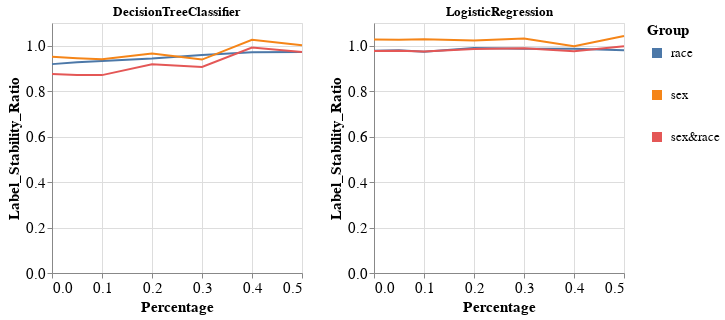

The code cell stored with this chart in its notebook:
### Markdown cell above
### Specific group metric per dataset, experiment iteration, and multiple models

### Code cell
visualizer.create_groups_grid_pct_lines_per_model_plot(group_metric='Label_Stability_Ratio',
                                                       target_preprocessing_technique=PREPROCESSING_TECHNIQUES[0],
                                                       model_names=MODEL_NAMES[:2])

### Figure 1 — Vega-Lite specification as saved in the notebook (floating-point values rounded to 4 significant figures)
{"config": {"view": {"continuousWidth": 400, "continuousHeight": 300}, "axis": {"labelFontSize": 15, "titleFontSize": 15}, "legend": {"labelFontSize": 13, "symbolStrokeWidth": 10, "titleFontSize": 15}}, "vconcat": [{"hconcat": [{"mark": "line", "encoding": {"color": {"field": "Group", "type": "nominal"}, "x": {"field": "Percentage", "type": "quantitative"}, "y": {"field": "Metric_Value", "title": "Label_Stability_Ratio", "type": "quantitative"}}, "height": 250, "title": "DecisionTreeClassifier", "width": 250}, {"data": {"name": "data-4a765dc2e479dd7e9ca568825c5775bc"}, "mark": "line", "encoding": {"color": {"field": "Group", "type": "nominal"}, "x": {"field": "Percentage", "type": "quantitative"}, "y": {"field": "Metric_Value", "title": "Label_Stability_Ratio", "type": "quantitative"}}, "height": 250, "title": "LogisticRegression", "width": 250}]}], "data": {"name": "data-da260e5039a2113def30f35fd49caae8"}, "$schema": "https://vega.github.io/schema/vega-lite/v4.17.0.json", "datasets": {"data-da260e5039a2113def30f35fd49caae8": [{"Model_Name": "DecisionTreeClassifier", "Metric": "Label_Stability_Ratio", "Group": "race", "Metric_Value": 0.9191, "Percentage": 0.0}, {"Model_Name": "DecisionTreeClassifier", "Metric": "Label_Stability_Ratio", "Group": "sex", "Metric_Value": 0.9519, "Percentage": 0.0}, {"Model_Name": "DecisionTreeClassifier", "Metric": "Label_Stability_Ratio", "Group": "sex&race", "Metric_Value": 0.8761, "Percentage": 0.0}, {"Model_Name": "DecisionTreeClassifier", "Metric": "Label_Stability_Ratio", "Group": "race", "Metric_Value": 0.9276, "Percentage": 0.05}, {"Model_Name": "DecisionTreeClassifier", "Metric": "Label_Stability_Ratio", "Group": "sex", "Metric_Value": 0.9451, "Percentage": 0.05}, {"Model_Name": "DecisionTreeClassifier", "Metric": "Label_Stability_Ratio", "Group": "sex&race", "Metric_Value": 0.8713, "Percentage": 0.05}, {"Model_Name": "DecisionTreeClassifier", "Metric": "Label_Stability_Ratio", "Group": "race", "Metric_Value": 0.9329, "Percentage": 0.1}, {"Model_Name": "DecisionTreeClassifier", "Metric": "Label_Stability_Ratio", "Group": "sex", "Metric_Value": 0.94, "Percentage": 0.1}, {"Model_Name": "DecisionTreeClassifier", "Metric": "Label_Stability_Ratio", "Group": "sex&race", "Metric_Value": 0.8707, "Percentage": 0.1}, {"Model_Name": "DecisionTreeClassifier", "Metric": "Label_Stability_Ratio", "Group": "race", "Metric_Value": 0.9436, "Percentage": 0.2}, {"Model_Name": "DecisionTreeClassifier", "Metric": "Label_Stability_Ratio", "Group": "sex", "Metric_Value": 0.9654, "Percentage": 0.2}, {"Model_Name": "DecisionTreeClassifier", "Metric": "Label_Stability_Ratio", "Group": "sex&race", "Metric_Value": 0.9182, "Percentage": 0.2}, {"Model_Name": "DecisionTreeClassifier", "Metric": "Label_Stability_Ratio", "Group": "race", "Metric_Value": 0.9594, "Percentage": 0.3}, {"Model_Name": "DecisionTreeClassifier", "Metric": "Label_Stability_Ratio", "Group": "sex", "Metric_Value": 0.939, "Percentage": 0.3}, {"Model_Name": "DecisionTreeClassifier", "Metric": "Label_Stability_Ratio", "Group": "sex&race", "Metric_Value": 0.9068, "Percentage": 0.3}, {"Model_Name": "DecisionTreeClassifier", "Metric": "Label_Stability_Ratio", "Group": "race", "Metric_Value": 0.9718, "Percentage": 0.4}, {"Model_Name": "DecisionTreeClassifier", "Metric": "Label_Stability_Ratio", "Group": "sex", "Metric_Value": 1.026, "Percentage": 0.4}, {"Model_Name": "DecisionTreeClassifier", "Metric": "Label_Stability_Ratio", "Group": "sex&race", "Metric_Value": 0.9918, "Percentage": 0.4}, {"Model_Name": "DecisionTreeClassifier", "Metric": "Label_Stability_Ratio", "Group": "race", "Metric_Value": 0.9722, "Percentage": 0.5}, {"Model_Name": "DecisionTreeClassifier", "Metric": "Label_Stability_Ratio", "Group": "sex", "Metric_Value": 1.002, "Percentage": 0.5}, {"Model_Name": "DecisionTreeClassifier", "Metric": "Label_Stability_Ratio", "Group": "sex&race", "Metric_Value": 0.9726, "Percentage": 0.5}], "data-4a765dc2e479dd7e9ca568825c5775bc": [{"Model_Name": "LogisticRegression", "Metric": "Label_Stability_Ratio", "Group": "race", "Metric_Value": 0.9781, "Percentage": 0.0}, {"Model_Name": "LogisticRegression", "Metric": "Label_Stability_Ratio", "Group": "sex", "Metric_Value": 1.027, "Percentage": 0.0}, {"Model_Name": "LogisticRegression", "Metric": "Label_Stability_Ratio", "Group": "sex&race", "Metric_Value": 0.977, "Percentage": 0.0}, {"Model_Name": "LogisticRegression", "Metric": "Label_Stability_Ratio", "Group": "race", "Metric_Value": 0.9803, "Percentage": 0.05}, {"Model_Name": "LogisticRegression", "Metric": "Label_Stability_Ratio", "Group": "sex", "Metric_Value": 1.027, "Percentage": 0.05}, {"Model_Name": "LogisticRegression", "Metric": "Label_Stability_Ratio", "Group": "sex&race", "Metric_Value": 0.9776, "Percentage": 0.05}, {"Model_Name": "LogisticRegression", "Metric": "Label_Stability_Ratio", "Group": "race", "Metric_Value": 0.9733, "Percentage": 0.1}, {"Model_Name": "LogisticRegression", "Metric": "Label_Stability_Ratio", "Group": "sex", "Metric_Value": 1.029, "Percentage": 0.1}, {"Model_Name": "LogisticRegression", "Metric": "Label_Stability_Ratio", "Group": "sex&race", "Metric_Value": 0.9747, "Percentage": 0.1}, {"Model_Name": "LogisticRegression", "Metric": "Label_Stability_Ratio", "Group": "race", "Metric_Value": 0.9902, "Percentage": 0.2}, {"Model_Name": "LogisticRegression", "Metric": "Label_Stability_Ratio", "Group": "sex", "Metric_Value": 1.023, "Percentage": 0.2}, {"Model_Name": "LogisticRegression", "Metric": "Label_Stability_Ratio", "Group": "sex&race", "Metric_Value": 0.9856, "Percentage": 0.2}, {"Model_Name": "LogisticRegression", "Metric": "Label_Stability_Ratio", "Group": "race", "Metric_Value": 0.9862, "Percentage": 0.3}, {"Model_Name": "LogisticRegression", "Metric": "Label_Stability_Ratio", "Group": "sex", "Metric_Value": 1.032, "Percentage": 0.3}, {"Model_Name": "LogisticRegression", "Metric": "Label_Stability_Ratio", "Group": "sex&race", "Metric_Value": 0.9892, "Percentage": 0.3}, {"Model_Name": "LogisticRegression", "Metric": "Label_Stability_Ratio", "Group": "race", "Metric_Value": 0.9865, "Percentage": 0.4}, {"Model_Name": "LogisticRegression", "Metric": "Label_Stability_Ratio", "Group": "sex", "Metric_Value": 0.9978, "Percentage": 0.4}, {"Model_Name": "LogisticRegression", "Metric": "Label_Stability_Ratio", "Group": "sex&race", "Metric_Value": 0.9758, "Percentage": 0.4}, {"Model_Name": "LogisticRegression", "Metric": "Label_Stability_Ratio", "Group": "race", "Metric_Value": 0.9799, "Percentage": 0.5}, {"Model_Name": "LogisticRegression", "Metric": "Label_Stability_Ratio", "Group": "sex", "Metric_Value": 1.043, "Percentage": 0.5}, {"Model_Name": "LogisticRegression", "Metric": "Label_Stability_Ratio", "Group": "sex&race", "Metric_Value": 0.9977, "Percentage": 0.5}]}}
